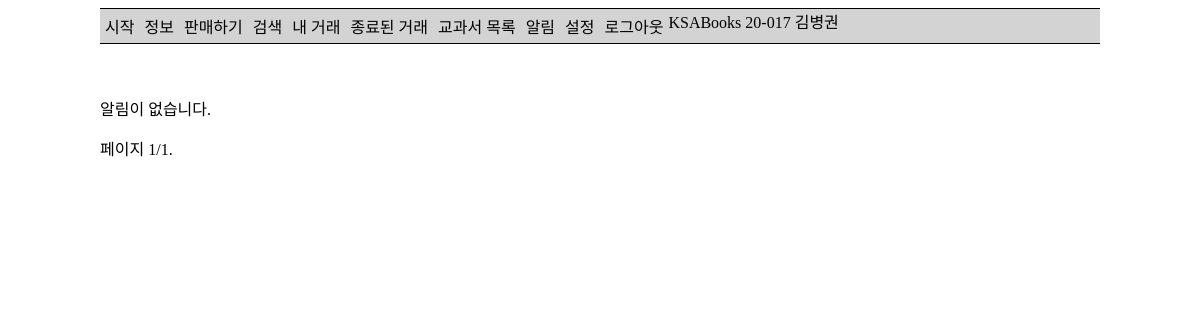
Before: /notification/ (signed in) with the older database file.
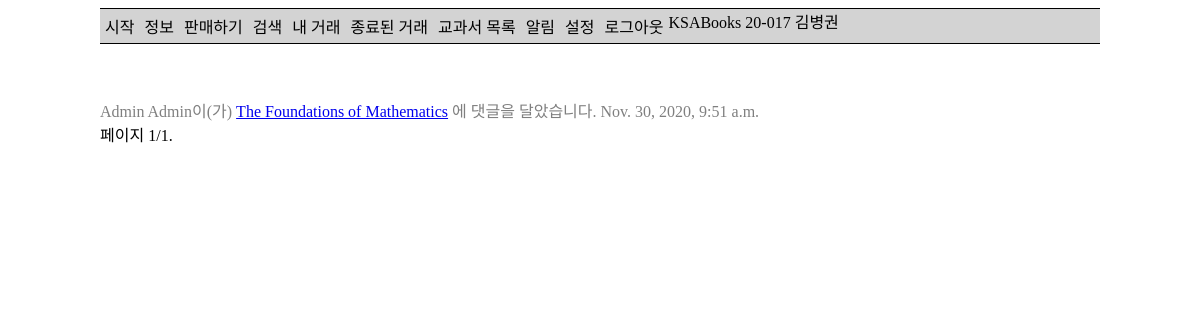
After: the same page with the newer database file.
### ksa_books_app/models.py (models this page shows, shortened)
class Book(models.Model):
    title = models.CharField(max_length=100, verbose_name='제목')
    author = models.CharField(max_length=100, verbose_name='저자')
    courses = models.ManyToManyField(Course, verbose_name='과목')
    subject = models.ForeignKey(Subject, verbose_name='교과', on_delete=models.SET_NULL, null=True)
    publisher = models.CharField(max_length=100, verbose_name='출판사')
    isbn = models.CharField(max_length=13, verbose_name='ISBN',
                            help_text='13 Character <a href="https://www.isbn-international.org/content/what-isbn">ISBN number</a>')
    list_price = models.PositiveIntegerField(verbose_name='정가', null=True, blank=True)
    group_price = models.PositiveIntegerField(verbose_name='공동구매 가격', null=True, blank=True)
    using = models.BooleanField(verbose_name='사용 여부')
    class Meta:
        permissions = (
            ('load_data', 'Can load data'),
        )
        ordering = ['subject']
    def display_courses(self):
        return ', '.join([str(c) for c in self.courses.all()])
    display_courses.short_description = '수업'

class Notification(models.Model):
    type = models.CharField(choices=NOTIFICATIONS, max_length=ceil(log(len(NOTIFICATIONS)+1, 10)), null=True)
    date_time = models.DateTimeField(auto_now_add=True, null=True)
    data_offer1 = models.ForeignKey(Offer, on_delete=models.SET_NULL, null=True, blank=True)
    data_user1 = models.ForeignKey(settings.AUTH_USER_MODEL, on_delete=models.SET_NULL, null=True, blank=True,
                                   related_name='data_user1')
    def html_form(self):
        html = []
        TEXT, LINK = 'text', 'link'
        if self.type == COMMENT:
            html.append((TEXT, f'{self.data_user1}이(가) '))
            html.append((LINK, self.data_offer1.book.title, self.data_offer1.get_absolute_url()))
            html.append((TEXT, '에 댓글을 달았습니다.'))
        elif self.type == NEW_OFFER:
            html.append((TEXT, f'{self.data_user1}이(가) '))
            html.append((LINK, self.data_offer1.book.title, self.data_offer1.get_absolute_url()))
            html.append((TEXT, '을(를) 판매하고 있습니다.'))
        elif self.type == SOLD_TO_USER:
            html.append((TEXT, f'{self.data_user1}이(가) 사용자에게 '))
            html.append((LINK, self.data_offer1.book.title, self.data_offer1.get_absolute_url()))
            html.append((TEXT, '을(를) 판매했습니다.'))
        elif self.type == SOLD_TO_OTHER:
            html.append((TEXT, f'{self.data_user1}이(가) 다른 사람에게 '))
            html.append((LINK, self.data_offer1.book.title, self.data_offer1.get_absolute_url()))
            html.append((TEXT, '을(를) 판매했습니다.'))
        elif self.type == NEW_WANT:
            html.append((TEXT, f'{self.data_user1}이(가) '))
            html.append((LINK, self.data_offer1.book.title, self.data_offer1.get_absolute_url()))
            html.append((TEXT, '을(를) 구매 신청했습니다.'))
        elif self.type == BUYER_CANCEL:
            html.append((TEXT, f'{self.data_user1}이(가) '))
            html.append((LINK, self.data_offer1.book.title, self.data_offer1.get_absolute_url()))
            html.append((TEXT, ' 구매를 취소했습니다.'))
        elif self.type == SELLER_CANCEL:
            html.append((TEXT, f'{self.data_user1}이(가) '))
            html.append((LINK, self.data_offer1.book.title, self.data_offer1.get_absolute_url()))
            html.append((TEXT, ' 판매를 취소했습니다.'))
        html.append(self.date_time)
        return html

### ksa_books_app/views.py (the view)
# urls.py: path('notification/', views.notification, name='notification'),
@login_required
def notification(request):
    qs = request.user.notifications.order_by('-date_time')
    paginator = Paginator(qs, 10)
    page = request.GET.get('page')
    page_obj = paginator.get_page(page)
    object_qs = page_obj.object_list
    html_list = [a.html_form() for a in object_qs]
    new_notification = request.user.unread_notification
    request.user.unread_notification = 0
    request.user.save()
    context = {
        'page_obj': page_obj,
        'html_list': html_list,
        'object_qs': object_qs,
        'new_notification': new_notification,
        'is_paginated': True,
    }
    return render(request, 'notifications.html', context=context)

### ksa_books_app/models.py (called while the page is built)
    def get_absolute_url(self):
        return reverse('check-offer', args=[str(self.id)])

    def __str__(self):
        return ' '.join([self.student_id, self.name])

    def is_international(self):
        return self.student_id[3] == '2'

### ksa_books_app/templates/notifications.html (shortened to what this page needs)
{% extends 'base_generic.html' %}
{% block content %}
    <br>
    {% if html_list %}
        {% for html in html_list %}
            <br>
            {% if forloop.counter0 < new_notification %}
                {% for phrase in html %}
                    {% if forloop.last %}
                        <span> {{ phrase }}</span>
                    {% else %}
                        {% if phrase.0 == 'text' %}
                            <span>{{ phrase.1 }}</span>
                        {% elif phrase.0 == 'link' %}
                            <a href="{{ phrase.2 }}" target="_blank">{{ phrase.1 }}</a>
                        {% endif %}
                    {% endif %}
                {% endfor %}
            {% else %}
                {% for phrase in html %}
                    {% if forloop.last %}
                        <span class="old"> {{ phrase }}</span>
                    {% else %}
                        {% if phrase.0 == 'text' %}
                            <span class="old">{{ phrase.1 }}</span>
                        {% elif phrase.0 == 'link' %}
                            <a href="{{ phrase.2 }}" target="_blank">{{ phrase.1 }}</a>
                        {% endif %}
                    {% endif %}
                {% endfor %}
            {% endif %}
        {% endfor %}
    {% else %}
        <p>알림이 없습니다.</p>
    {% endif %}
{% endblock %}

Changed rows visible on the page:
now on this page (row unchanged): Book: title "The Foundations of Mathematics"
added Notification: html "Nov. 30, 2020, 9:51 a.m."
Other visible differences:
new list line: "Admin Admin이(가) 에 댓글을 달았습니다."
text no longer shown: "알림이 없습니다."
